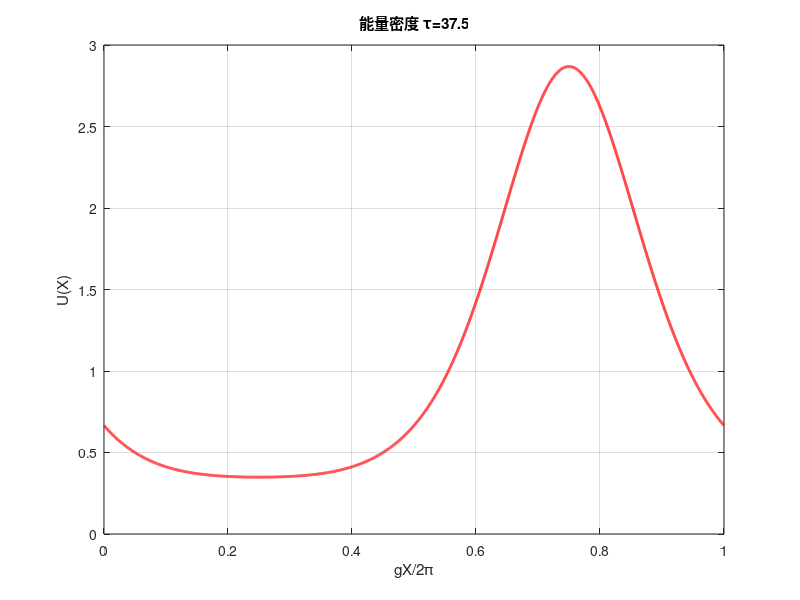
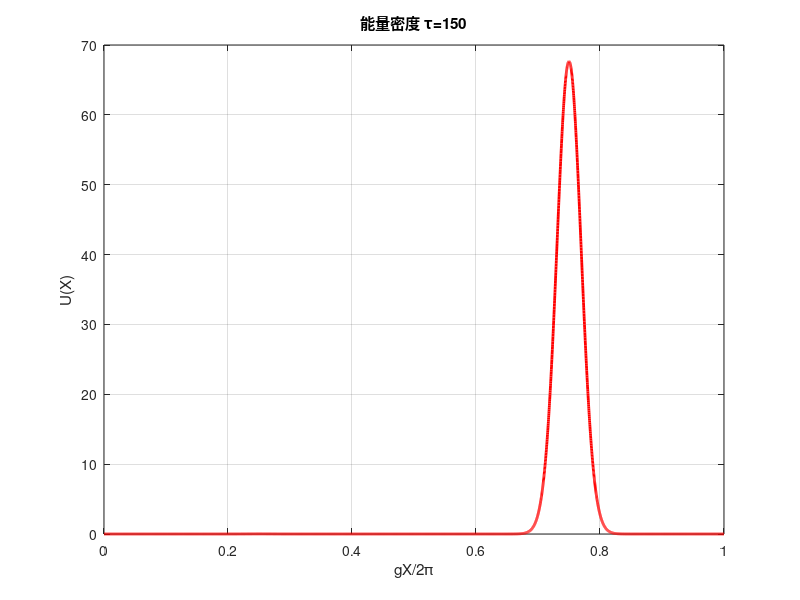
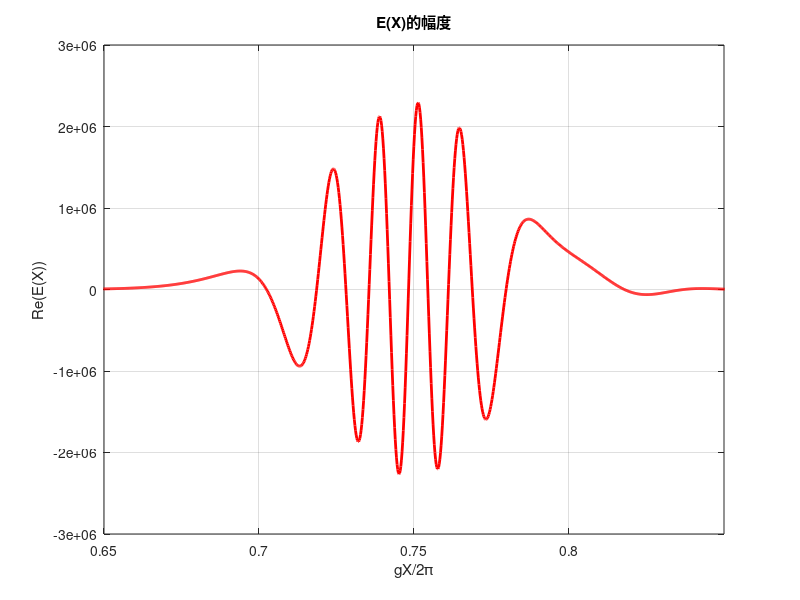
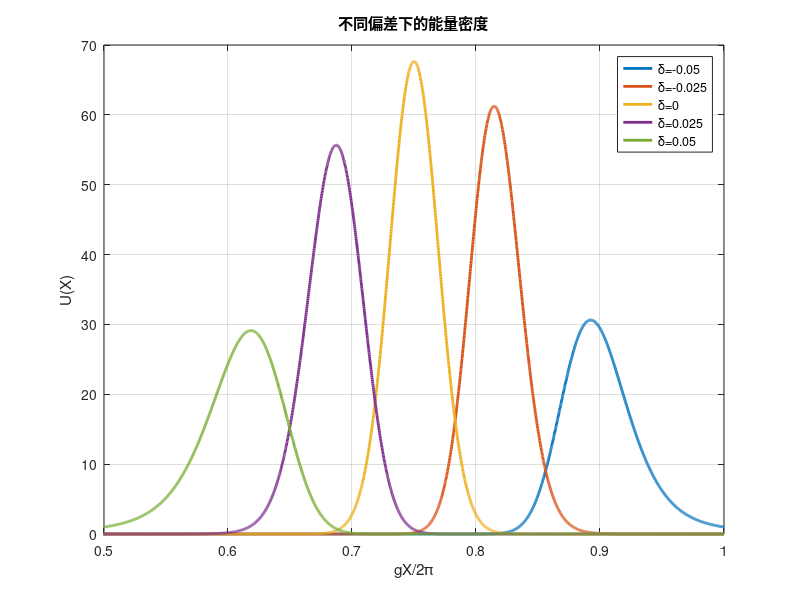

MATLAB code to generate these figures, in order:
%% 复现JOSB的图
clear
clc
close all

%% 参数定义
delta = 0; %偏差
alpha = 0.05; %调制强度
Omega = 0.07 * 1e9; %调制频率
omega = 1 * 1e9; %输入频率
eps1 = 1.45;
eps0 = 8.854e-12;
c = 3e8;
cg = c / sqrt(eps1);
g = Omega / cg; %调制空间频率

%% 计算
X = linspace(0, 2 * pi / g, 5000);
%图A
tau = 37.5;
UA = exp(-g * (2 + delta) * alpha * sin(g * X) * tau - (delta + alpha * cos(g * X)) .^ 2/2 / alpha ^ 2 * (-1 - 2 * alpha * g * tau + exp(2 * alpha * g * tau)) ...
    +delta * (delta + alpha * cos(g * X)) * 2 / alpha ^ 2 * (-1 - alpha * g * tau + exp(alpha * g * tau)));

%图B
tau = 150;
UB = exp(-g * (2 + delta) * alpha * sin(g * X) * tau - (delta + alpha * cos(g * X)) .^ 2/2 / alpha ^ 2 * (-1 - 2 * alpha * g * tau + exp(2 * alpha * g * tau)) ...
    +delta * (delta + alpha * cos(g * X)) * 2 / alpha ^ 2 * (-1 - alpha * g * tau + exp(alpha * g * tau)));

%图C
tau = 150;
eps = eps1 * (1 + 2 * alpha * cos(g * X));
absE = sqrt(UB ./ eps / eps0); %场的模
btau = 1 / sqrt(-1/4 -1/2 * alpha * g * tau +1/4 * exp(2 * alpha * g * tau));
k1 = omega / c / sqrt(eps1);
x0tau = (g * X - 3 * pi / 2) / btau;
phaseE = k1 * exp(-g * alpha * sin(g * X) * tau) .* sqrt(pi) / 2 / g * btau .* (1 + erf(x0tau));
E = absE .* exp(1i * phaseE);

%图D
tau = 150;
UD = zeros(5, length(X));
deltalist = [-0.05, -0.025, 0, 0.025, 0.05];

for i = 1:length(deltalist)
    delta = deltalist(i);
    cg = (1 + delta) * c / sqrt(eps1);
    g = Omega / cg; %调制空间频率
    X = linspace(0, 2 * pi / g, 5000);
    UD(i, :) = exp(-g * (2 + delta) * alpha * sin(g * X) * tau - (delta + alpha * cos(g * X)) .^ 2/2 / alpha ^ 2 * (-1 - 2 * alpha * g * tau + exp(2 * alpha * g * tau)) ...
        +delta * (delta + alpha * cos(g * X)) * 2 / alpha ^ 2 * (-1 - alpha * g * tau + exp(alpha * g * tau)));

end

%% 绘图
figure(1)
plot(g * X / 2 / pi, UA, 'r-', 'LineWidth', 2)
xlim([0 1])
xlabel('gX/2\pi')
ylabel('U(X)')
grid on
title('能量密度 \tau=37.5')

figure(2)
plot(g * X / 2 / pi, UB, 'r-', 'LineWidth', 2)
xlim([0 1])
xlabel('gX/2\pi')
ylabel('U(X)')
grid on
title('能量密度 \tau=150')

figure(3)
plot(g * X / 2 / pi, real(E), 'r-', 'LineWidth', 2)
xlim([0.65, 0.85])
xlabel('gX/2\pi')
ylabel('Re(E(X))')
grid on
title('E(X)的幅度')

figure(4)
plot(g * X / 2 / pi, UD, 'LineWidth', 2)
xlim([0.5 1])
xlabel('gX/2\pi')
ylabel('U(X)')
grid on
legend('\delta=-0.05', '\delta=-0.025', '\delta=0', '\delta=0.025', '\delta=0.05')
title('不同偏差下的能量密度')
